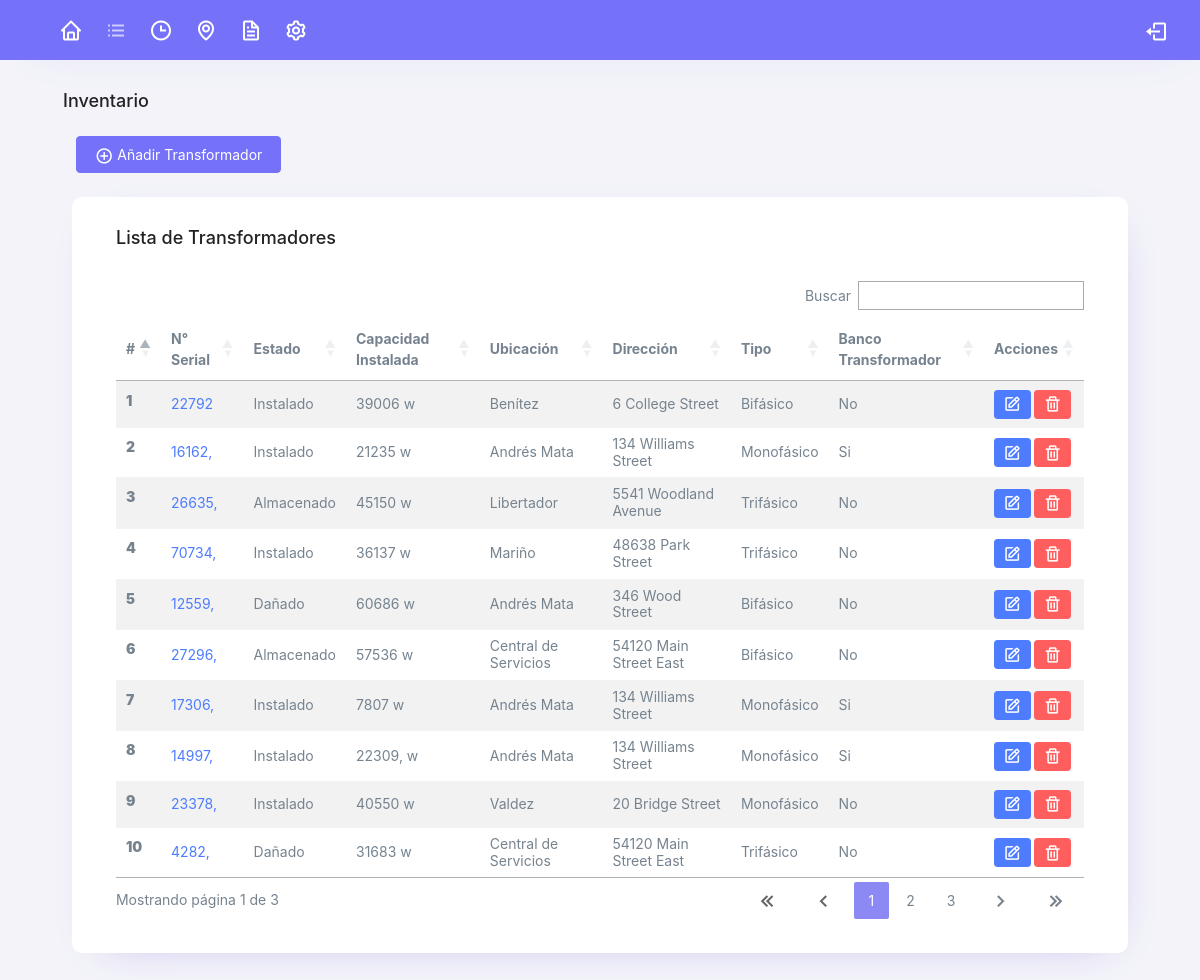
Page /inventario (signed in) on the committed database.
### tables this page shows
CREATE TABLE `transformadores` (
  `id` int(11) NOT NULL,
  `T_Codigo` varchar(255) NOT NULL,
  `T_Estado` varchar(255) NOT NULL,
  `T_Capacidad` varchar(255) NOT NULL,
  `T_Municipio` varchar(255) NOT NULL,
  `T_Direccion` varchar(255) NOT NULL,
  `T_Tipo` varchar(255) NOT NULL,
  `T_Banco` varchar(255) NOT NULL
);

### index.php (called while the page is built, shortened)
<?php
    $url = !empty($_GET['url']) ? $_GET['url'] : 'home/home';
    $arrUrl = explode("/", $url);
    $controller = $arrUrl[0];
    $method = $arrUrl[0];
    require_once("libraries/core/load.php");
?>

### libraries/core/controllers.php (called while the page is built, shortened)
<?php
class controllers {
        public function loadModel() {
            $model = get_class($this) . "Model";
            $routClass = "models/" . $model . ".php";
        }
    }
?>

### libraries/core/views.php (called while the page is built)
<?php
    class views {
        function getView($controller, $view) {
            $controller = get_class($controller);
            if($controller == "home") {
                $view = "views/" . $view . ".php";
            } else {
                $view = "views/" . $controller . "/" . $view . ".php";
            }
            require_once($view);
        }
    }
?>

### controllers/inventario.php (called while the page is built, shortened)
<?php
    class inventario extends controllers {
        public function inventario($params) {
            $this->views->getView($this, "inventario");
        }
    }
?>

### conexiones/funciones.php (called while the page is built, shortened)
<?php
    function connect() {
        $servername = "localhost";
        $dbname = "sistema-corpoelec";
        $username = "root";
        $password = "";
        $conn = new PDO("mysql:host=$servername;dbname=$dbname", $username, $password);
        $conn->setAttribute(PDO::ATTR_ERRMODE, PDO::ERRMODE_EXCEPTION);
        return $conn;
    }
?>

### views/inventario/inventario.php (the view, shortened to what this page needs)
<!DOCTYPE html>
<html lang="en">
<head>
  <?php include "./modulos/links.php"; ?>
</head>
<body style="width: 100vw;">
  <?php include "./modulos/menu.php"; ?>
  <?php include "./conexiones/funciones.php"; ?>
  <div class="container-fluid mt-0 flex-grow-1 container-p-y ml-5 w-50">
    <h4 class="fw-bold mb-0 w-50">Inventario</h4>
  </div>
  <div class="container-fluid p-4">
    <div class="d-flex flex-row justify-content-space ml-5">
      <button class="mb-0 btn btn-primary mx-1" data-toggle="collapse" data-target="#collapseOne" aria-expanded="true" aria-controls="collapseOne"><i class="bx bx-plus-circle text-white"></i> Añadir Transformador</button>
    </div>
    <div class="col-lg-11 mx-auto mt-4 card">
      <div class="card-body">
        <div class="card-title">
          <h4>Lista de Transformadores</h4>
        </div>
        <div class="table-responsive">
          <table class="table table-striped table-hover" id="table">
            <thead>
              <tr>
                <th>#</th>
                <th>N° Serial</th>
                <th>Estado</th>
                <th>Capacidad Instalada</th>
                <th>Ubicación</th>
                <th>Dirección</th>
                <th>Tipo</th>
                <th>Banco Transformador</th>
                <?php
                  if($_SESSION['tipo'] == "Administrador") {
                    echo '<th>Acciones</th>';
                  }
                ?>
              </tr>
            </thead>
            <tbody>
              <?php
                $result = connect()->query("SELECT * FROM transformadores");
                $num = 1;
                while ($rows = $result->fetch()) {
                  echo"<tr>
                        <th> <strong>" . $num++ . "</strong></th>
                        <td><a class='text-info' href='transformador?serial=" . $rows['T_Codigo'] . "'>" . $rows['T_Codigo'] . "</a></td>
                        <td>" . $rows['T_Estado'] . "</td>
                        <td>" . $rows['T_Capacidad'] . " w</td>
                        <td>" . $rows['T_Municipio'] . "</td>
                        <td>" . $rows['T_Direccion'] . "</td>
                        <td>" . $rows['T_Tipo'] . "</td>
                        <td>" . $rows['T_Banco'] . "</td>";
                        if($_SESSION['tipo'] == "Administrador") {
                        echo "<td class='mt-0'>
                          <a class='btn btn-sm btn-info' href='editar?transformador=" . $rows['T_Codigo'] . "'>
                            <span class='tf-icons bx bx-edit text-white'></span>
                          </a>
                          <a class='btn btn-sm btn-danger' href='delete?transformador=" . $rows['T_Codigo'] . "'>
                            <span class='tf-icons bx bx-trash text-white'></span>
                          </a>
                        </td>";
                        }
                  echo "</tr>";
                };
              ?>
            </tbody>
          </table>
        </div>
      </div>
    </div>
  </div>
</body>
</html>

### libraries/core/load.php (shortened to what this page needs)
<?php
    $controllerFile = "controllers/" . $controller . ".php";
    if (file_exists($controllerFile)) {
        $controller = new $controller();
        if (method_exists($controller, $method)) {
            $controller->{$method}($params);
        } else {
            require_once("views/error/error.php");
        }
    } else {
        require_once("views/error/error.php");
    }
?>

### modulos/links.php (shortened to what this page needs)
<link rel="stylesheet" href="<?= media; ?>fonts/boxicons.css" />
<link rel="stylesheet" href="<?= media; ?>css/sweetalert.css" />
<link rel="stylesheet" href="<?= media; ?>css/estilos.css" />
<link rel="stylesheet" href="<?= media; ?>css/style.css" />
<link rel="stylesheet" href="<?php echo media; ?>extras/datatables/datatables.css" />

### modulos/menu.php
<?php
  function menuDash($name) {
    if($name == "dashboard") {
      echo 'class="btn disabled p-2 mr-1"';
    }
    else {
      echo 'href="dashboard"  class="btn btn-primary p-2 mr-1"';
    }
  }
  function menuInv($name) {
    if($name == "inventario") {
      echo 'class="btn disabled p-2 mr-1"';
    }
    else {
      echo 'href="inventario"  class="btn btn-primary p-2 mr-1"';
    }
  }
  function menuHis($name) {
    if($name == "historial") {
      echo 'class="btn disabled p-2 mr-1"';
    }
    else {
      echo 'href="historial"  class="btn btn-primary p-2 mr-1"';
    }
  }
  function menuUbic($name) {
    if($name == "ubicaciones") {
      echo 'class="btn disabled p-2 mr-1"';
    }
    else {
      echo 'href="ubicaciones"  class="btn btn-primary p-2 mr-1"';
    }
  }
  function menuFile($name) {
    if($name == "reportes") {
      echo 'class="btn disabled p-2 mr-1"';
    }
    else {
      echo 'href="reportes"  class="btn btn-primary p-2 mr-1"';
    }
  }
  function menuConf($name) {
    if($name == "configuraciones") {
      echo 'class="btn disabled p-2 mr-1"';
    }
    else {
      echo 'href="configuraciones"  class="btn btn-primary p-2 mr-1"';
    }
  }
?>
<div class="app-header card rounded-0 bg-primary">
  <div class="d-flex flex-row justify-content-between">
    <div class="header-left">
      <div class="btn-group mt-2 mb-2 btn-group-lg">
        <a <?php menuDash($page) ?> data-toggle="tooltip" data-placement="bottom" title="Inicio"><i class="bx bx-home text-white font-medium"></i></a>
        <a <?php menuInv($page) ?> data-toggle="tooltip" data-placement="bottom" title="Inventario"><i class="bx bx-list-ul text-white font-medium"></i></a>
        <a <?php menuHis($page) ?> data-toggle="tooltip" data-placement="bottom" title="Historial"><i class="bx bx-time text-white font-medium"></i></a>
        <a <?php menuUbic($page) ?> data-toggle="tooltip" data-placement="bottom" title="Ubicaciones"><i class="bx bx-map text-white font-medium"></i></a>
        <a <?php menuFile($page) ?> data-toggle="tooltip" data-placement="bottom" title="Reportes"><i class="bx bx-file text-white font-medium"></i></a>
        <a <?php menuConf($page) ?> data-toggle="tooltip" data-placement="bottom" title="Configuraciones"><i class="bx bx-cog text-white font-medium"></i></a>
      </div>
    </div>
    <div class="header-right mr-4 m-out">
      <span data-toggle="tooltip" class="nav-icon col-1 rounded p-2 logoutBtn" data-placement="bottom" title="Cerrar Sesión" data-original-title="Cerrar Sesión"><i class="bx bx-log-out text-white font-medium answer"></i></span>
    </div>
  </div>
</div>

### assets/css/estilos.css (style rules this page uses)
* { font-family: "Public Sans", -apple-system, BlinkMacSystemFont, "Segoe UI", "Oxygen", "Ubuntu", "Cantarell", "Fira Sans", "Droid Sans", "Helvetica Neue", sans-serif;; }
.m-out { padding-top: 0.40rem !important; }
.container-fluid { width: 100%; padding-right: 15px; padding-left: 15px; margin-right: auto; margin-left: auto; }

### assets/extras/datatables/datatables.css (style rules this page uses)
table.dataTable thead > tr > th.sorting, table.dataTable thead > tr > th.sorting_asc, table.dataTable thead > tr > th.sorting_desc, table.dataTable thead > tr > th.sorting_asc_disabled, table.dataTable thead > tr > th.sorting_desc_disabled, table.dataTable thead > tr > td.sorting, table.dataTable thead > tr > td.sorting_asc, table.dataTable thead > tr > td.sorting_desc, table.dataTable thead > tr > td.sorting_asc_disabled, table.dataTable thead > tr > td.sorting_desc_disabled { cursor: pointer; position: relative; padding-right: 26px; }
table.dataTable thead > tr > th.sorting:before, table.dataTable thead > tr > th.sorting:after, table.dataTable thead > tr > th.sorting_asc:before, table.dataTable thead > tr > th.sorting_asc:after, table.dataTable thead > tr > th.sorting_desc:before, table.dataTable thead > tr > th.sorting_desc:after, table.dataTable thead > tr > th.sorting_asc_disabled:before, table.dataTable thead > tr > th.sorting_asc_disabled:after, table.dataTable thead > tr > th.sorting_desc_disabled:before, table.dataTable thead > tr > th.sorting_desc_disabled:after, table.dataTable thead > tr > td.sorting:before, table.dataTable thead > tr > td.sorting:after, table.dataTable thead > tr > td.sorting_asc:before, table.dataTable thead > tr > td.sorting_asc:after, table.dataTable thead > tr > td.sorting_desc:before, table.dataTable thead > tr > td.sorting_desc:after, table.dataTable thead > tr > td.sorting_asc_disabled:before, table.dataTable thead > tr > td.sorting_asc_disabled:after, table.dataTable thead > tr > td.sorting_desc_disabled:before, table.dataTable thead > tr > td.sorting_desc_disabled:after { position: absolute; display: block; opacity: 0.125; right: 10px; line-height: 9px; font-size: 0.8em; }
table.dataTable thead > tr > th.sorting:before, table.dataTable thead > tr > th.sorting_asc:before, table.dataTable thead > tr > th.sorting_desc:before, table.dataTable thead > tr > th.sorting_asc_disabled:before, table.dataTable thead > tr > th.sorting_desc_disabled:before, table.dataTable thead > tr > td.sorting:before, table.dataTable thead > tr > td.sorting_asc:before, table.dataTable thead > tr > td.sorting_desc:before, table.dataTable thead > tr > td.sorting_asc_disabled:before, table.dataTable thead > tr > td.sorting_desc_disabled:before { bottom: 50%; content: "▲"; }
table.dataTable thead > tr > th.sorting:after, table.dataTable thead > tr > th.sorting_asc:after, table.dataTable thead > tr > th.sorting_desc:after, table.dataTable thead > tr > th.sorting_asc_disabled:after, table.dataTable thead > tr > th.sorting_desc_disabled:after, table.dataTable thead > tr > td.sorting:after, table.dataTable thead > tr > td.sorting_asc:after, table.dataTable thead > tr > td.sorting_desc:after, table.dataTable thead > tr > td.sorting_asc_disabled:after, table.dataTable thead > tr > td.sorting_desc_disabled:after { top: 50%; content: "▼"; }
table.dataTable thead > tr > th.sorting_asc:before, table.dataTable thead > tr > th.sorting_desc:after, table.dataTable thead > tr > td.sorting_asc:before, table.dataTable thead > tr > td.sorting_desc:after { opacity: 0.6; }
table.dataTable thead th, table.dataTable thead td, table.dataTable tfoot th, table.dataTable tfoot td { text-align: left; }
table.dataTable { width: 100%; margin: 0 auto; clear: both; border-collapse: separate; border-spacing: 0; }
table.dataTable thead th, table.dataTable tfoot th { font-weight: bold; }
table.dataTable thead th, table.dataTable thead td { padding: 10px; border-bottom: 1px solid rgba(0, 0, 0, 0.3); }
table.dataTable tbody tr { background-color: transparent; }
table.dataTable tbody th, table.dataTable tbody td { padding: 8px 10px; }
table.dataTable.no-footer { border-bottom: 1px solid rgba(0, 0, 0, 0.3); }
table.dataTable th, table.dataTable td { box-sizing: content-box; }

### rows in the picture
transformadores: T_Codigo "22792", T_Estado "Instalado", T_Capacidad "39006", T_Municipio "Benítez", T_Direccion "6 College Street", T_Tipo "Bifásico", T_Banco "No"
transformadores: T_Codigo "16162,", T_Estado "Instalado", T_Capacidad "21235", T_Municipio "Andrés Mata", T_Direccion "134 Williams Street", T_Tipo "Monofásico", T_Banco "Si"
transformadores: T_Codigo "26635,", T_Estado "Almacenado", T_Capacidad "45150", T_Municipio "Libertador", T_Direccion "5541 Woodland Avenue", T_Tipo "Trifásico", T_Banco "No"
transformadores: T_Codigo "70734,", T_Estado "Instalado", T_Capacidad "36137", T_Municipio "Mariño", T_Direccion "48638 Park Street", T_Tipo "Trifásico", T_Banco "No"
transformadores: T_Codigo "12559,", T_Estado "Dañado", T_Capacidad "60686", T_Municipio "Andrés Mata", T_Direccion "346 Wood Street", T_Tipo "Bifásico", T_Banco "No"
transformadores: T_Codigo "27296,", T_Estado "Almacenado", T_Capacidad "57536", T_Municipio "Central de Servicios", T_Direccion "54120 Main Street East", T_Tipo "Bifásico", T_Banco "No"
transformadores: T_Codigo "17306,", T_Estado "Instalado", T_Capacidad "7807", T_Municipio "Andrés Mata", T_Direccion "134 Williams Street", T_Tipo "Monofásico", T_Banco "Si"
transformadores: T_Codigo "14997,", T_Estado "Instalado", T_Capacidad "22309,", T_Municipio "Andrés Mata", T_Direccion "134 Williams Street", T_Tipo "Monofásico", T_Banco "Si"
transformadores: T_Codigo "23378,", T_Estado "Instalado", T_Capacidad "40550", T_Municipio "Valdez", T_Direccion "20 Bridge Street", T_Tipo "Monofásico", T_Banco "No"
transformadores: T_Codigo "4282,", T_Estado "Dañado", T_Capacidad "31683", T_Municipio "Central de Servicios", T_Direccion "54120 Main Street East", T_Tipo "Trifásico", T_Banco "No"
